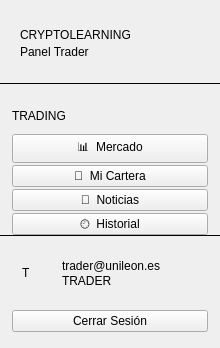
     <widget class="QFrame" name="sidebar">
      <property name="minimumSize"><size><width>220</width><height>0</height></size></property>
      <property name="maximumSize"><size><width>220</width><height>16777215</height></size></property>
      <layout class="QVBoxLayout" name="vl_sidebar">
       <property name="spacing"><number>0</number></property>
       <property name="leftMargin"><number>0</number></property>
       <property name="topMargin"><number>0</number></property>
       <property name="rightMargin"><number>0</number></property>
       <property name="bottomMargin"><number>0</number></property>

       <!-- LOGO BLOQUE -->
       <item>
        <layout class="QVBoxLayout" name="vl_logo">
         <property name="leftMargin"><number>20</number></property>
         <property name="topMargin"><number>28</number></property>
         <property name="rightMargin"><number>20</number></property>
         <property name="bottomMargin"><number>24</number></property>
         <property name="spacing"><number>3</number></property>
         <item>
          <widget class="QLabel" name="lbl_sidebar_logo">
           <property name="text"><string>CRYPTOLEARNING</string></property>
          </widget>
         </item>
         <item>
          <widget class="QLabel" name="lbl_sidebar_sub">
           <property name="text"><string>Panel Trader</string></property>
          </widget>
         </item>
        </layout>
       </item>

       <!-- DIVISOR TOP -->
       <item>
        <widget class="QFrame" name="sep_sidebar">
         <property name="frameShape"><enum>QFrame::HLine</enum></property>
         <property name="minimumSize"><size><width>0</width><height>1</height></size></property>
         <property name="maximumSize"><size><width>16777215</width><height>1</height></size></property>
        </widget>
       </item>

       <!-- NAVEGACIÓN -->
       <item>
        <layout class="QVBoxLayout" name="vl_nav">
         <property name="spacing"><number>2</number></property>
         <property name="leftMargin"><number>12</number></property>
         <property name="topMargin"><number>20</number></property>
         <property name="rightMargin"><number>12</number></property>
         <property name="bottomMargin"><number>0</number></property>

         <item>
          <widget class="QLabel" name="lbl_nav_section">
           <property name="text"><string>TRADING</string></property>
           <property name="minimumSize"><size><width>0</width><height>24</height></size></property>
          </widget>
         </item>
         <item><spacer name="sp_nav_lbl"><property name="orientation"><enum>Qt::Vertical</enum></property><property name="sizeType"><enum>QSizePolicy::Fixed</enum></property><property name="sizeHint" stdset="0"><size><width>0</width><height>4</height></size></property></spacer></item>

         <item>
          <widget class="QPushButton" name="btn_nav_mercado">
           <property name="cursor"><cursorShape>PointingHandCursor</cursorShape></property>
           <property name="text"><string>📊  Mercado</string></property>
          </widget>
         </item>
         <item>
          <widget class="QPushButton" name="btn_nav_cartera">
           <property name="cursor"><cursorShape>PointingHandCursor</cursorShape></property>
           <property name="text"><string>💼  Mi Cartera</string></property>
          </widget>
         </item>
         <item>
          <widget class="QPushButton" name="btn_nav_noticias">
           <property name="cursor"><cursorShape>PointingHandCursor</cursorShape></property>
           <property name="text"><string>📰  Noticias</string></property>
          </widget>
         </item>
         <item>
          <widget class="QPushButton" name="btn_nav_historial">
           <property name="cursor"><cursorShape>PointingHandCursor</cursorShape></property>
           <property name="text"><string>🕘  Historial</string></property>
          </widget>
         </item>
        </layout>
       </item>

       <!-- SPACER CRECER -->
       <item>
        <spacer name="sp_nav_grow">
         <property name="orientation"><enum>Qt::Vertical</enum></property>
         <property name="sizeType"><enum>QSizePolicy::Expanding</enum></property>
         <property name="sizeHint" stdset="0"><size><width>0</width><height>0</height></size></property>
        </spacer>
       </item>

       <!-- DIVISOR INFERIOR -->
       <item>
        <widget class="QFrame" name="sep_sidebar_bot">
         <property name="objectName"><string>sep_sidebar</string></property>
         <property name="frameShape"><enum>QFrame::HLine</enum></property>
         <property name="minimumSize"><size><width>0</width><height>1</height></size></property>
         <property name="maximumSize"><size><width>16777215</width><height>1</height></size></property>
        </widget>
       </item>

       <!-- USER PILL -->
       <item>
        <layout class="QVBoxLayout" name="vl_user">
         <property name="leftMargin"><number>12</number></property>
         <property name="topMargin"><number>14</number></property>
         <property name="rightMargin"><number>12</number></property>
         <property name="bottomMargin"><number>14</number></property>
         <item>
          <widget class="QFrame" name="user_pill">
           <layout class="QHBoxLayout" name="hl_user_pill">
            <property name="leftMargin"><number>10</number></property>
            <property name="topMargin"><number>8</number></property>
            <property name="rightMargin"><number>10</number></property>
            <property name="bottomMargin"><number>8</number></property>
            <property name="spacing"><number>10</number></property>
            <item>
             <widget class="QLabel" name="lbl_user_avatar">
              <property name="text"><string>T</string></property>
              <property name="minimumSize"><size><width>30</width><height>30</height></size></property>
              <property name="maximumSize"><size><width>30</width><height>30</height></size></property>
             </widget>
            </item>
            <item>
             <layout class="QVBoxLayout" name="vl_user_info">
              <property name="spacing"><number>1</number></property>
              <item>
               <widget class="QLabel" name="lbl_user_name">
                <property name="text"><string>trader@unileon.es</string></property>
               </widget>
              </item>
              <item>
               <widget class="QLabel" name="lbl_user_role">
                <property name="text"><string>TRADER</string></property>
               </widget>
              </item>
             </layout>
            </item>
           </layout>
          </widget>
         </item>
        </layout>
       </item>

       <!-- CERRAR SESIÓN -->
       <item>
        <layout class="QVBoxLayout" name="vl_salir">
         <property name="leftMargin"><number>12</number></property>
         <property name="topMargin"><number>0</number></property>
         <property name="rightMargin"><number>12</number></property>
         <property name="bottomMargin"><number>16</number></property>
         <item>
          <widget class="QPushButton" name="btn_nav_salir">
           <property name="cursor"><cursorShape>PointingHandCursor</cursorShape></property>
           <property name="text"><string>Cerrar Sesión</string></property>
          </widget>
         </item>
        </layout>
       </item>

      </layout>
     </widget>
